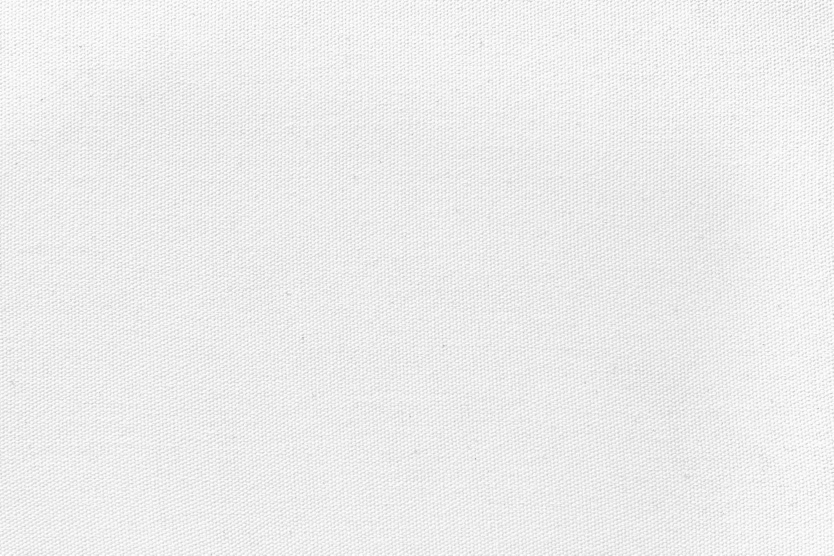
#> input picture img/background.jpg, 2500 x 1666 px (shown at 1/3 size)
$ python pencil_sketch.py
#> lines starting #> are read from the running program, lines starting #| are printed output that depends on the picture

import numpy as np
import cv2

def pencilSketch(img):
	# 1. convert to grayscale
	img_gray = cv2.cvtColor(img, cv2.COLOR_BGR2GRAY)
	# 2. invert the grayscale image
	img_inv = 255 - img_gray
	# 3. apply gaussian blur
	img_blur = cv2.GaussianBlur(img_inv, (21, 21), 0, 0)
	# 4. blend the blurred image
	img_blend = cv2.divide(img_gray, 255 - img_blur, scale=256)
	# 5. blend the blended image with the original to get color
	#alpha = 0.8
	alpha = 1.0
	beta = 1.0 - alpha
	img_blend = cv2.cvtColor(img_blend,cv2.COLOR_GRAY2RGB)
	img_blend = cv2.addWeighted(img_blend, alpha, img, beta, 0.0)
	# 6. add a sketch book background
	img_bg = cv2.imread(background_path, 1)
	img_bg = cv2.resize(img_bg, (img_blend.shape[1], img_blend.shape[0]))
	img_canvas = cv2.multiply(img_blend, img_bg, scale = 1/256)
	return img_canvas

if __name__=='__main__':

	'''
	METHODS
	1 =
	2 =
	3 =
	4 =
	'''

	image_or_video_str = "\nImage or video?\n\t1 = image\n\t2 = video\n"
	img_or_vid = int(input(image_or_video_str))
#> the answer given: 1
	while img_or_vid not in range(1, 3):
		img_or_vid = int(input(image_or_video_str))

	if img_or_vid == 1:

		#specify the path to the image file
		path_select_str = "\nImage path:\n"
		img_path = input(path_select_str)
#> the answer given: img/background.jpg
		#specify the path to the background image file
		background_path = 'img/background.jpg'
		#specify the path to which the new image is saved
		save_path = 'output.jpg'

		#load image
		img = cv2.imread(img_path, 1)
#> img is the input picture: shape (1666, 2500, 3); min 126, max 255, mean 236.6

		method_select_str = "\nAvailable methods:\n\t1 = the proper way\n\t2 = pencilSketch() gray\n\t3 = pencilSketch() color\n\t4 = stylize\n\nMethod:\n"
		method = int(input(method_select_str))
#> the answer given: 1
		while method not in range(1, 5):
			method = int(input(method_select_str))

		if method == 1:
			img_to_save = pencilSketch(img)
#> in pencilSketch, `img_inv = 255 - img_gray`:
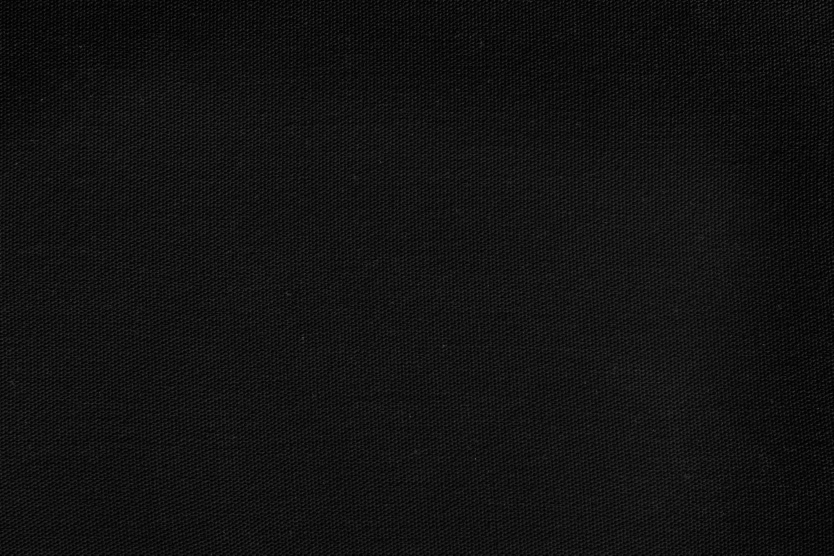
#> img_inv: shape (1666, 2500) (shown at 1/3 size); min 0, max 129, mean 18.4
#> in pencilSketch, `img_blur = cv2.GaussianBlur(img_inv, (21, 21), 0, 0)`:
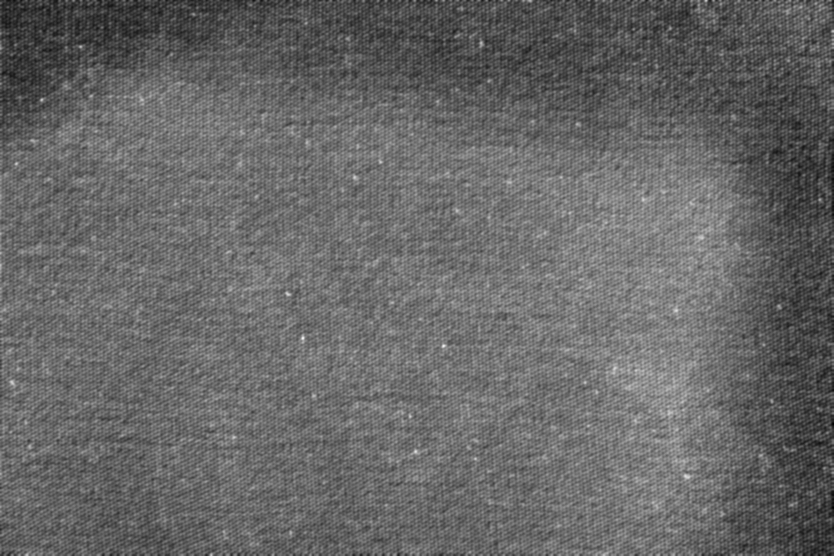
#> img_blur: shape (1666, 2500) (shown at 1/3 size); min 5, max 38, mean 18.4; drawn with min black and max white
		elif method == 2:
			sigma_s = 60
			sigma_r = 0.07
			shade_factor = 0.02
			img_gray, img_color = cv2.pencilSketch(img, sigma_s, sigma_r, shade_factor)
			img_to_save = img_gray
		elif method == 3:
			sigma_s = 60
			sigma_r = 0.07
			shade_factor = 0.02
			img_gray, img_color = cv2.pencilSketch(img, sigma_s, sigma_r, shade_factor)
			img_to_save = img_color
		elif method == 4:
			sigma_s = 60
			sigma_r = 0.07
			img_style = cv2.stylization(img, sigma_s, sigma_r)
			img_to_save = img_style

		#save image
		cv2.imwrite(save_path, img_to_save)

	elif img_or_vid == 2:

		#specify the path to the video file
		path_select_str = "\nVideo path:\n"
		video_path = input(path_select_str)
		#specify the path to the background image file
		background_path = 'img/background.jpg'
		#specify the path to which the new video is saved
		save_path = 'output.mp4'

		method_select_str = "\nAvailable methods:\n\t1 = the proper way\n\t2 = pencilSketch() gray\n\t3 = pencilSketch() color\n\t4 = stylize\n\nMethod:\n"
		method = int(input(method_select_str))
		while method not in range(1, 5):
			method = int(input(method_select_str))
		print()

		#load video
		cap = cv2.VideoCapture(video_path)

		if not cap.isOpened():
			print("\nCOULDN'T OPEN FILE\n")
			print("\nTERMINATING")

		resize_video = True
		fps = 5.0
		cap.set(cv2.CAP_PROP_FPS, fps)
		frame_width = int(cap.get(3))
		frame_height = int(cap.get(4))
		if resize_video:
			frame_width = 640
			frame_height = 360
		fourcc = cv2.VideoWriter_fourcc('M','J','P','G')
		out = cv2.VideoWriter('output.avi',fourcc, fps, (frame_width, frame_height))

		length = int(cap.get(cv2.CAP_PROP_FRAME_COUNT))
		counter = 0
		while cap.isOpened():
			ret, frame = cap.read()
			if ret:
				if resize_video:
					frame = cv2.resize(frame, (frame_width, frame_height))
				if method == 1:
					frame = pencilSketch(frame)
				elif method == 2:
					sigma_s = 60
					sigma_r = 0.07
					shade_factor = 0.02
					img_gray, img_color = cv2.pencilSketch(frame, sigma_s, sigma_r, shade_factor)
					frame = img_gray
				elif method == 3:
					sigma_s = 60
					sigma_r = 0.07
					shade_factor = 0.02
					img_gray, img_color = cv2.pencilSketch(frame, sigma_s, sigma_r, shade_factor)
					frame = img_color
				elif method == 4:
					sigma_s = 60
					sigma_r = 0.07
					img_style = cv2.stylization(frame, sigma_s, sigma_r)
					frame = img_style
				out.write(frame)
				counter += 1
				print("Progress:\t"+str(counter)+" / "+str(length), end="\r")
				#cv2.imshow('Frame',frame)
				#if cv2.waitKey(1) & 0xFF == ord('q'):
				#	break
			else:
				break

		cap.release()
		out.release()
		print()

	print("\nTERMINATING")
